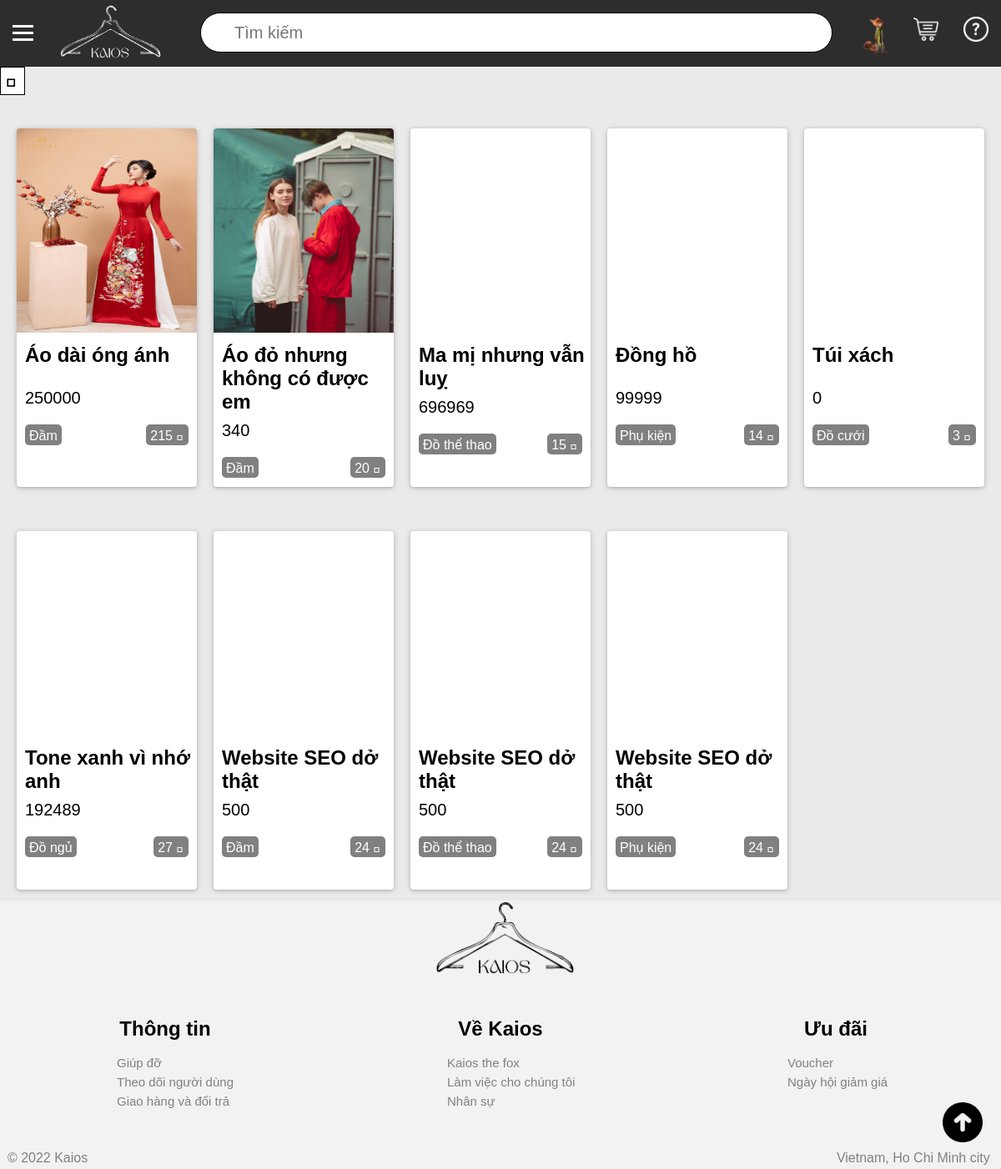
The page /signing/show_saved_products.php (signed in) on the database its author committed.
### tables this page shows
CREATE TABLE `san_pham_da_luu` (
  `ma_khach_hang` int(11) NOT NULL,
  `ma_san_pham` int(11) NOT NULL,
  `thoi_gian` datetime NOT NULL
);

CREATE TABLE `san_pham` (
  `ma` int(11) NOT NULL,
  `ten` varchar(200) NOT NULL,
  `mo_ta` text NOT NULL,
  `anh` varchar(200) NOT NULL,
  `gia` int(11) NOT NULL,
  `ma_nha_san_xuat` int(11) NOT NULL,
  `so_luot_truy_cap` int(11) NOT NULL DEFAULT '0'
);

CREATE TABLE `the_loai` (
  `ma` int(11) NOT NULL,
  `ten` varchar(200) NOT NULL
);

### signing/show_saved_products.php (the view, shortened to what this page needs)
<!DOCTYPE html>
<html lang="en">
<head>
    <link rel="stylesheet" type="text/css" href="https://cdn.jsdelivr.net/npm/hack-font@3/build/web/hack-subset.css">
    <link rel="stylesheet" type="text/css" href="../styles.css">
</head>
<body>
    <?php
    require '../database/connect.php';
    require '../partial/process_pagination.php';
    if (isset($_GET['saved_sort'])) {
        $saved_sort = $_GET['saved_sort'];
        $sort = "order by san_pham_da_luu.thoi_gian " . $saved_sort;
    }else {
        $sort = '';
    }
    $ma_khach_hang = $_SESSION['ma'];
    $query = "SELECT
            san_pham_da_luu.ma_san_pham as ma,
            san_pham.ten,
            san_pham.anh as anh,
            san_pham.gia,
            san_pham.so_luot_truy_cap,
            the_loai.ten as the_loai
            FROM san_pham_da_luu
            join san_pham
            on san_pham_da_luu.ma_san_pham = san_pham.ma
            join the_loai_chi_tiet
            on the_loai_chi_tiet.ma_san_pham = ma
            join the_loai
            on the_loai_chi_tiet.ma_the_loai = the_loai.ma
            where san_pham_da_luu.ma_khach_hang = $ma_khach_hang
            $sort";
    $return = mysqli_query($connect,$query);
    $num_rows = mysqli_num_rows($return);
    ?>
    <div id="main_div">
            <?php
            include '../partial/header.php';
            ?>
            <div id="middle_div">
                <?php if ($num_rows == 0) {?>
                    <p>
                        <div id="alert">
                            <span style="font-size:20px;">Bạn chưa lưu sản phẩm nào<span>
                            <br>
                            <br>
                            <button name="buy_now" onclick="location.href='../index.php'">
                                Xem sản phẩm
                            </button>
                        </div>
                    </p>
                <?php } else { ?>
                    <div id="sort">
                    <button name="sort_button" title="Sắp xếp từ mới tới cũ" onclick="sort_button_clicked()"> </button>
                    </div>
                    <div id="products_container">
                        <?php foreach($return as $each) { ?>
                            <div class="each_product" onclick="location.href='/ecommerce-website/show.php?id=<?php echo $each['ma'] ?>';">
                                <div class="product_image" style="background-image: url(../admin/products/photos/<?php echo $each['anh'] ?>);">
                                </div>
                                <div class="product_name">
                                    <h2>
                                        <?php echo $each['ten'] ?>
                                    </h2>
                                </div>
                                <div class="product_price">
                                    <?php echo $each['gia'] ?>
                                </div>
                                <div class="product_tag">
                                    <a class="tag" href="https://example.com">
                                        <?php echo $each['the_loai'] ?>
                                    </a>
                                   <a class="view" href="https://example.com">
                                        <?php echo $each['so_luot_truy_cap'] ?>
                                        <span style="font-family:Hack, monospace;"> </span>
                                   </a>
                                </div>
                            </div>
                        <?php } ?>
                    </div>
                <?php } ?>
            </div>
            <?php include '../partial/footer.php';?>
    </div>
</body>
</html>

### styles.css (style rules this page uses)
html { height: 100%; }
body { margin:0; padding:0; font-family: sans-serif; background-color: #f1f1df; }
#main_div { width: 100%; height: auto; background-color: #eaeaea; position: relative; }
#middle_div { height: 83%; width: 100%; background-color: #eaeaea; float: left; }
h2 { padding: 0; margin: 0; }
#products_container { width: 100%; height: 100%; }
.each_product { width: 18%; height: 430px; background-color: #ffffff; float: left; margin: 40px 0px 13px 20px; border-radius: 1px solid black; border-radius: 4px; background-blend-mode: lighten; box-shadow: 0px 1px 2px rgba(0,0,0,0.1), 0 1px 6px rgba(0,0,0,0.23); cursor: pointer; }
.each_product div { padding-left: 10px; }
.product_image { height: 60%; width: 100%; border-radius: 4px 4px 0 0; background-size:100% 95%; background-repeat: no-repeat; padding: 0px !important; object-fit: cover; }
.product_name { width: 100%; height: 10%; display: inline-block; word-wrap: break-word; }
.product_price { display: inline-block; font-size:20px; margin-top: 5%; width: 100%; height: 10%; }
.product_tag { width: auto; height: 5%; }
.product_tag .tag { width: fit-content; height: 15px; background-color: gray; float: left; padding: 5px; text-align: center; border-radius: 5px; color: white; z-index: 99; text-decoration: none; }
.product_tag .view { width: fit-content; height: 15px; background-color: gray; float: right; padding: 5px; margin-right: 10px; text-align: center; border-radius: 5px; color: white; z-index: 99; text-decoration: none; }

### signing/show_saved_products.php (style rules this page uses)
button[name='sort_button'] { font-family: Hack, monospace; font-size: 26px; border:1px solid black; cursor:pointer; background-color:white; }

### rows shown on the page
san_pham_da_luu: ma_san_pham.anh (picture), ma_san_pham.ten "Áo dài óng ánh", ma_san_pham.gia "250000", the_loai.ten "Đầm", ma_san_pham.so_luot_truy_cap "215"
san_pham_da_luu: ma_san_pham.anh (picture), ma_san_pham.ten "Áo đỏ nhưng không có được em", ma_san_pham.gia "340", the_loai.ten "Đầm", ma_san_pham.so_luot_truy_cap "20"
san_pham_da_luu: ma_san_pham.ten "Ma mị nhưng vẫn luỵ", ma_san_pham.gia "696969", the_loai.ten "Đồ thể thao", ma_san_pham.so_luot_truy_cap "15"
san_pham_da_luu: ma_san_pham.ten "Đồng hồ", ma_san_pham.gia "99999", the_loai.ten "Phụ kiện", ma_san_pham.so_luot_truy_cap "14"
san_pham_da_luu: ma_san_pham.ten "Túi xách", ma_san_pham.gia "0", the_loai.ten "Đồ cưới", ma_san_pham.so_luot_truy_cap "3"
san_pham_da_luu: ma_san_pham.ten "Tone xanh vì nhớ anh", ma_san_pham.gia "192489", the_loai.ten "Đồ ngủ", ma_san_pham.so_luot_truy_cap "27"
san_pham_da_luu: ma_san_pham.ten "Website SEO dở thật", ma_san_pham.gia "500", the_loai.ten "Đầm", ma_san_pham.so_luot_truy_cap "24", the_loai.ten "Đồ thể thao", the_loai.ten "Phụ kiện"
